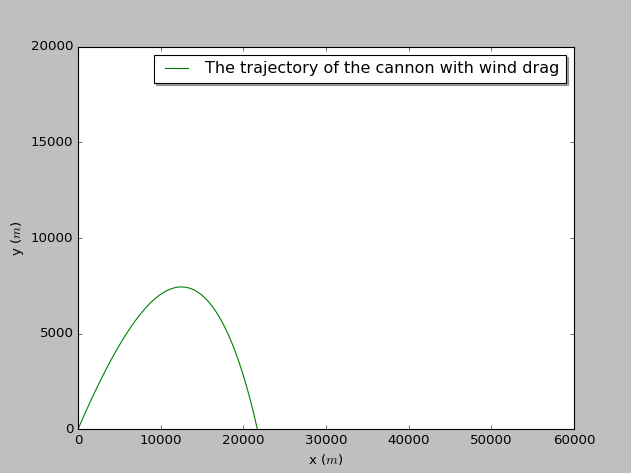

Source code (Python):
import pylab as pl
import math
class flying_cannon:
    """
    Calculation of the trajectory of the cannon
    Home work of the second chapter done by He Yijun
    Question 2.7
    """
    def __init__(self,angle = 3.14/4 , velocity = 700,location_x = 0, location_y = 0, time_step = 0.01 , B_over_m =0.00004):
        # unit of time is s ; unit of angle is rad
        self.v_x = [velocity * math.cos(angle)]
        self.v_y = [velocity * math.sin(angle)]
        self.v=[velocity]        
        self.x = [location_x]        
        self.y = [location_y]
        self.t = [0]
        self.dt = time_step
        self.const = B_over_m
        self.g = 9.8
        print("Initial velocity ->", velocity)
        print("Initial angle of velocity ->", angle)
        print("Initial location of cannon shell ->", (location_x, location_y))
        print("time step -> ", time_step)
    def calculate(self):
        while not self.y[-1] < 0 :
            vx = self.v_x[-1] - self.v_x[-1] * self.v[-1] * self.const * self.dt
            vy = self.v_y[-1] - self.v_y[-1] * self.v[-1] * self.const * self.dt - self.g * self.dt         
            self.v_x.append(vx)
            self.v_y.append(vy)
            x = self.x[-1] + self.v_x[-1] * self.dt
            y = self.y[-1] + self.v_y[-1] * self.dt
            v = math.sqrt(self.v_x[-1] * self.v_x[-1] + self.v_y[-1] * self.v_y[-1])            
            self.x.append(x)
            self.y.append(y)
            self.t.append(self.t[-1] + self.dt)
            self.v.append(v)
        amend_y = -self.y[-2]/self.y[-1]
        amend_x = (self.x[-2]+amend_y*self.x[-1])/(amend_y + 1)        
        self.x.remove(self.x[-1])
        self.y.remove(self.y[-1])
        self.x.append(amend_x)
        self.y.append(0)
    def show_results(self):
        pl.plot(self.x, self.y, 'g', label='The trajectory of the cannon with wind drag')
        pl.xlim(0.0, 60000.0)
        pl.ylim(0.0, 20000.0)
        pl.xlabel('x ($m$)')
        pl.ylabel('y ($m$)')
        pl.legend(loc='best', shadow=True)
        pl.show()
    def store_results(self):
        myfile = open('flying_cannon', 'w')
        for i in range(len(self.t)):
            print(self.t[i],(self.x[i],self.y[i]), file = myfile)
        myfile.close()

a = flying_cannon()
a.calculate()
a.show_results()
a.store_results()
